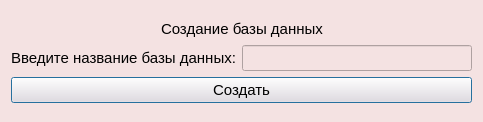
<?xml version="1.0" encoding="UTF-8"?>
<ui version="4.0">
 <class>Dialog</class>
 <widget class="QDialog" name="Dialog">
  <property name="geometry">
   <rect>
    <x>0</x>
    <y>0</y>
    <width>483</width>
    <height>122</height>
   </rect>
  </property>
  <property name="windowTitle">
   <string>Управление</string>
  </property>
  <property name="styleSheet">
   <string notr="true">QWidget {
    background-color: rgb(244,226,226);
	font-size: 15px;
	font-weight: 300;
}</string>
  </property>
  <layout class="QVBoxLayout" name="verticalLayout_2">
   <item>
    <layout class="QVBoxLayout" name="verticalLayout">
     <item>
      <spacer name="verticalSpacer_2">
       <property name="orientation">
        <enum>Qt::Orientation::Vertical</enum>
       </property>
       <property name="sizeHint" stdset="0">
        <size>
         <width>20</width>
         <height>40</height>
        </size>
       </property>
      </spacer>
     </item>
     <item>
      <layout class="QHBoxLayout" name="horizontalLayout_2">
       <item>
        <spacer name="horizontalSpacer">
         <property name="orientation">
          <enum>Qt::Orientation::Horizontal</enum>
         </property>
         <property name="sizeHint" stdset="0">
          <size>
           <width>40</width>
           <height>20</height>
          </size>
         </property>
        </spacer>
       </item>
       <item>
        <widget class="QLabel" name="label">
         <property name="text">
          <string>Создание базы данных</string>
         </property>
        </widget>
       </item>
       <item>
        <spacer name="horizontalSpacer_2">
         <property name="orientation">
          <enum>Qt::Orientation::Horizontal</enum>
         </property>
         <property name="sizeHint" stdset="0">
          <size>
           <width>40</width>
           <height>20</height>
          </size>
         </property>
        </spacer>
       </item>
      </layout>
     </item>
     <item>
      <layout class="QHBoxLayout" name="horizontalLayout">
       <item>
        <widget class="QLabel" name="label_2">
         <property name="sizePolicy">
          <sizepolicy hsizetype="Preferred" vsizetype="Preferred">
           <horstretch>0</horstretch>
           <verstretch>0</verstretch>
          </sizepolicy>
         </property>
         <property name="text">
          <string>Введите название базы данных:</string>
         </property>
        </widget>
       </item>
       <item>
        <widget class="QLineEdit" name="DatabaseName"/>
       </item>
      </layout>
     </item>
     <item>
      <widget class="QPushButton" name="AddDatabaseButton">
       <property name="text">
        <string>Создать</string>
       </property>
      </widget>
     </item>
     <item>
      <spacer name="verticalSpacer">
       <property name="orientation">
        <enum>Qt::Orientation::Vertical</enum>
       </property>
       <property name="sizeHint" stdset="0">
        <size>
         <width>20</width>
         <height>40</height>
        </size>
       </property>
      </spacer>
     </item>
    </layout>
   </item>
  </layout>
 </widget>
 <resources/>
 <connections/>
</ui>
